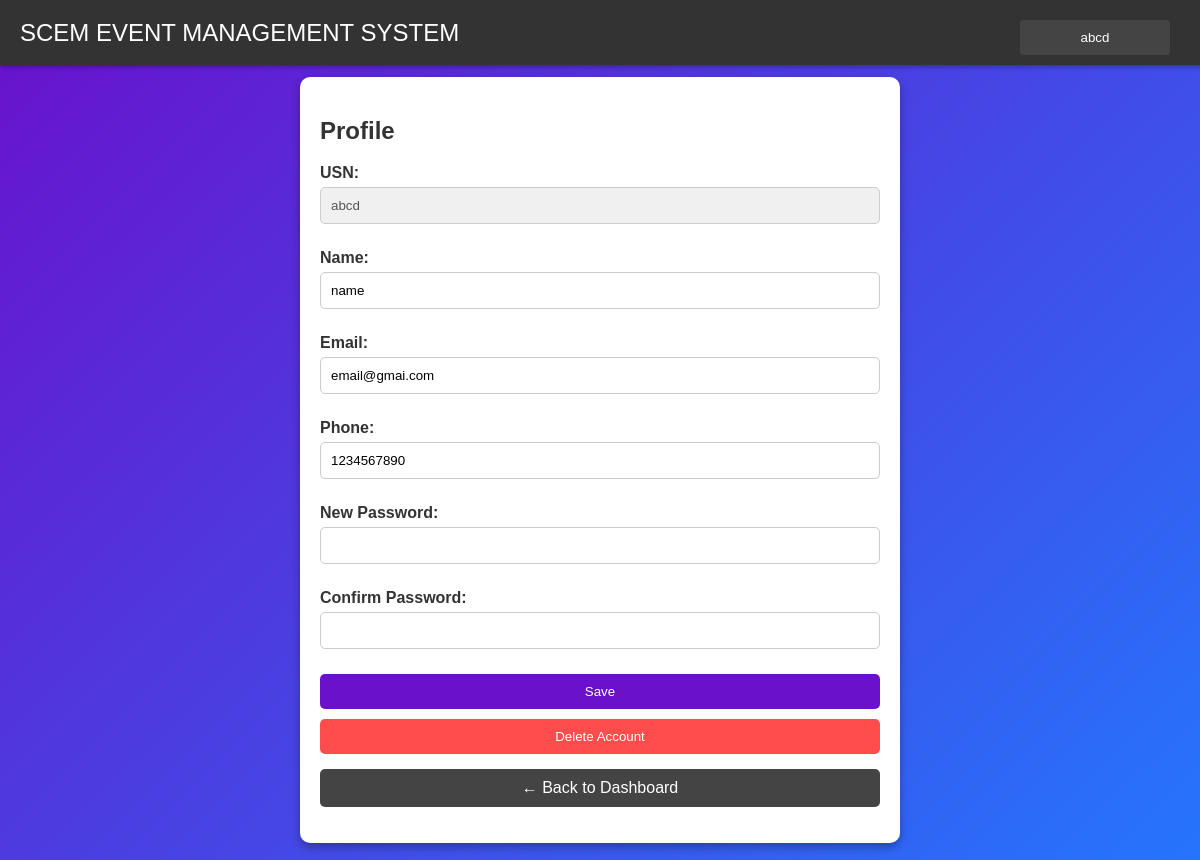
Page /src/public/profile.php (signed in) on the committed database.
### tables this page shows
CREATE TABLE `user` (
  `USN` varchar(10) NOT NULL,
  `password` varchar(255) NOT NULL,
  `name` varchar(100) NOT NULL,
  `date_of_birth` date NOT NULL,
  `email` varchar(100) NOT NULL,
  `phone` varchar(15) NOT NULL,
  `type` enum('organizer','student','admin') NOT NULL,
  `event_register_count` int(11) DEFAULT 0
);

### src/public/profile.php (the view, shortened to what this page needs)
<?php
require '../config/config.php';
$usn = $_SESSION['usn'];
try {
    $stmt = $conn->prepare("SELECT * FROM user WHERE usn = ?");
    $stmt->execute([$usn]);
    $user = $stmt->fetch(PDO::FETCH_ASSOC);
} catch (PDOException $e) {
    echo "<script>alert('Error: " . addslashes($e->getMessage()) . "');</script>";
    exit();
}
?>
<?php include 'navbar.php'; ?>
<!DOCTYPE html>
<html lang="en">
<head>
</head>
<body>
    <div class="profile-container">
        <h2>Profile</h2>
        <form method="POST">
            <label>USN:</label>
            <input type="text" value="<?= htmlspecialchars($usn ?? '') ?>" readonly class="readonly">
            <label>Name:</label>
            <input type="text" name="name" value="<?= htmlspecialchars($user['name'] ?? '') ?>">
            <label>Email:</label>
            <input type="email" name="email" value="<?= htmlspecialchars($user['email'] ?? '') ?>">
            <label>Phone:</label>
            <input type="text" name="phone" value="<?= htmlspecialchars($user['phone'] ?? '') ?>">
            <label>New Password:</label>
            <input type="password" name="password">
            <label>Confirm Password:</label>
            <input type="password" name="confirm_password">
            <button type="submit" name="save">Save</button>
            <button type="submit" name="delete" class="delete-button">Delete Account</button>
            <a href="dashboard.php" class="back-button">&larr; Back to Dashboard</a>
        </form>
    </div>
</body>
</html>

### src/public/navbar.php (style rules this page uses)
body { padding-top: 60px; }

### src/public/profile.php (style rules this page uses)
body { font-family: Arial, sans-serif; display: flex; justify-content: center; align-items: center; height: 100vh; margin: 0; background: linear-gradient(135deg, #6a11cb, #2575fc); color: #fff; }
.profile-container { background: #fff; color: #333; padding: 20px; border-radius: 10px; box-shadow: 0 4px 10px rgba(0, 0, 0, 0.3); width: 100%; max-width: 600px; box-sizing: border-box; }
label { font-weight: bold; margin: 10px 0 5px; display: block; }
input { width: 100%; padding: 10px; margin-bottom: 15px; border: 1px solid #ccc; border-radius: 5px; box-sizing: border-box; }
.readonly { background-color: #f0f0f0; color: #555; cursor: not-allowed; }
button { width: 100%; background: #6a11cb; color: #fff; border: none; padding: 10px; border-radius: 5px; cursor: pointer; margin-top: 10px; }
.back-button { display: block; text-align: center; margin-top: 15px; text-decoration: none; background: #444; color: #fff; padding: 10px; border-radius: 5px; font-size: 1rem; transition: background 0.2s; width: 100%; box-sizing: border-box; }
.delete-button { background: #ff4d4d; color: #fff; }

### rows in the picture
user: name "name", email "email@gmai.com", phone "1234567890"

### other values in the picture
$usn "abcd"
